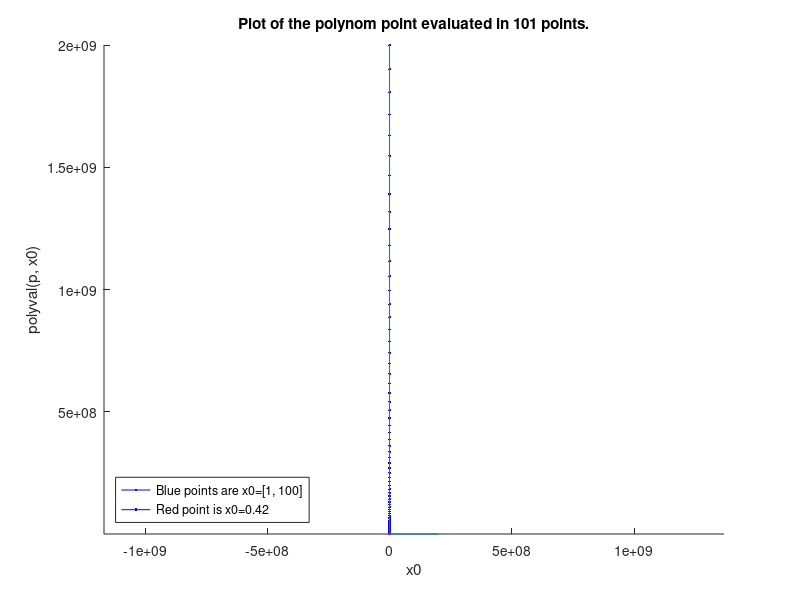

Reproduce this figure in MATLAB.
clc
clear all
close all


p = [ (1/5) 0 -1 0.2 (1/2) 1 ];

% Draw all the points on the same graph.
hold on

axis ("equal");

for i=1:1:100
	x0 = i;

	poly = polyval (p, x0);

	plot (poly, 'b');
end;

x0 = 0.42;
polyFixed = polyval (p, x0);
plot (polyFixed, 'r');

% Draw line axis
x = [ 0 2e+08 ];
y = [ 0 0 ];
line (x, y);
x = [ 0 0 ];
y = [ 0 2e+09 ];
line (x, y);

% Define the title.
title ('Plot of the polynom point evaluated in 101 points.');

% Lables definitions.
xlabel ('x0');
ylabel ('polyval(p, x0)');

% Legend.
legend ('Blue points are x0=[1, 100]', 'Red point is x0=0.42', 'Location', 'southwest');

% Disable drawings on the same graph.
hold off
